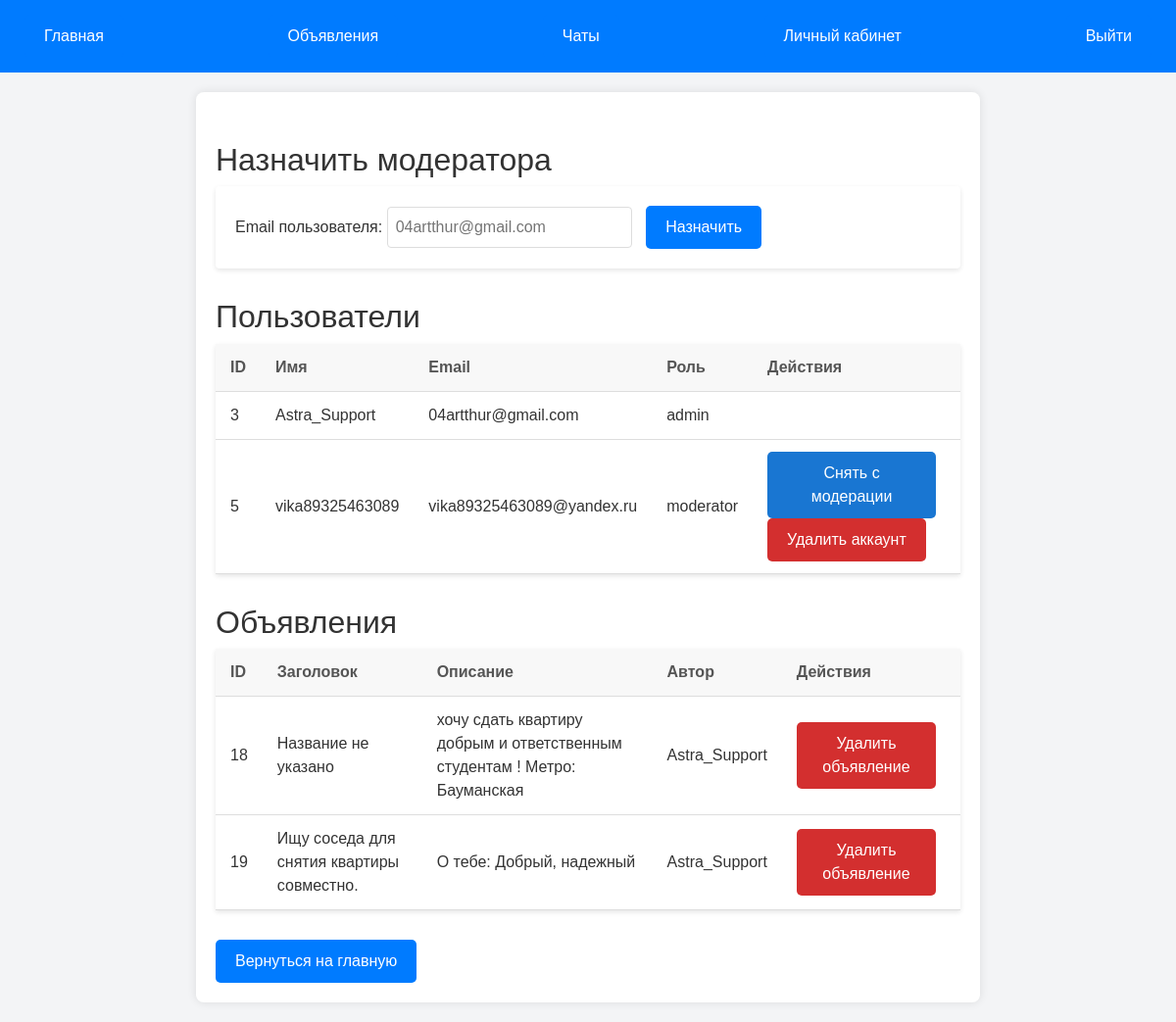
The app's page /moderation (signed in) with its own data.
### tables this page shows
CREATE TABLE users (
                id INTEGER PRIMARY KEY AUTOINCREMENT,
                username TEXT NOT NULL,
                email TEXT UNIQUE NOT NULL,
                password TEXT NOT NULL,
                fio TEXT DEFAULT '',
                phone TEXT DEFAULT '',
                about TEXT DEFAULT '',
                avatar TEXT DEFAULT 'static/default_avatar.png'
            , role TEXT DEFAULT 'user' CHECK(role IN ('user', 'moderator', 'admin')));

CREATE TABLE ads (
            id INTEGER PRIMARY KEY AUTOINCREMENT,
            title TEXT NOT NULL,
            description TEXT NOT NULL,
            user_id INTEGER NOT NULL, address TEXT, price REAL, phone TEXT, type TEXT DEFAULT 'general',
            FOREIGN KEY (user_id) REFERENCES users(id)
        );

### baummarkeyt.py (the view)
@app.route("/moderation")
def moderation():
    if "user_id" not in session:
        flash("Вы должны войти в систему!")
        return redirect(url_for("login"))
    user_id = session["user_id"]
    with sqlite3.connect("users.db") as conn:
        cursor = conn.cursor()
        cursor.execute("SELECT role FROM users WHERE id = ?", (user_id,))
        user = cursor.fetchone()
        if not user or user[0] not in ["moderator", "admin"]:
            flash("Доступ запрещен! Требуются права модератора или администратора.")
            return redirect(url_for("home"))
        cursor.execute("SELECT id, username, email, role FROM users")
        users = cursor.fetchall()
        cursor.execute("""
            SELECT ads.id, ads.title, ads.description, users.username
            FROM ads
            JOIN users ON ads.user_id = users.id
        """)
        ads = cursor.fetchall()
    return render_template("moderation.html", users=users, ads=ads)

### templates/moderation.html (shortened to what this page needs)
{% extends "base.html" %}
{% block content %}
<h2>Назначить модератора</h2>
{% if session.role == 'admin' %}
    <form action="{{ url_for('add_moderator') }}" method="POST" class="manual-form">
        <label for="email">Email пользователя:</label>
        <input type="email" name="email" id="email" placeholder="04artthur@gmail.com" required>
        <button type="submit" class="btn">Назначить</button>
    </form>
{% endif %}
<h2>Пользователи</h2>
<table>
    <tr>
        <th>ID</th>
        <th>Имя</th>
        <th>Email</th>
        <th>Роль</th>
        <th>Действия</th>
    </tr>
    {% for user in users %}
    <tr>
        <td>{{ user[0] }}</td>
        <td>{{ user[1] }}</td>
        <td>{{ user[2] }}</td>
        <td>{{ user[3] }}</td>
        <td>
            {% if session.role == 'admin' and user[3] == 'moderator' %}
            <form action="{{ url_for('remove_moderator') }}" method="POST" class="action-form">
                <button type="submit" class="btn btn-moderator">Снять с модерации</button>
            </form>
            {% endif %}
            {% if user[0] != session.user_id %}
            <form action="{{ url_for('delete_user_mod', user_id=user[0]) }}" method="POST" class="action-form">
                <button type="submit" class="btn btn-danger" onclick="return confirm('Вы уверены? Это действие нельзя отменить!');">Удалить аккаунт</button>
            </form>
            {% endif %}
        </td>
    </tr>
    {% endfor %}
</table>
<h2>Объявления</h2>
<table>
    <tr>
        <th>ID</th>
        <th>Заголовок</th>
        <th>Описание</th>
        <th>Автор</th>
        <th>Действия</th>
    </tr>
    {% for ad in ads %}
    <tr>
        <td>{{ ad[0] }}</td>
        <td>{{ ad[1] }}</td>
        <td>{{ ad[2] }}</td>
        <td>{{ ad[3] }}</td>
        <td>
            <form action="{{ url_for('delete_ad_mod', ad_id=ad[0]) }}" method="POST" class="action-form">
                <button type="submit" class="btn btn-danger" onclick="return confirm('Вы уверены?');">Удалить объявление</button>
            </form>
        </td>
    </tr>
    {% endfor %}
</table>
<a href="{{ url_for('home') }}" class="btn">Вернуться на главную</a>
{% endblock %}

### templates/base.html (shortened to what this page needs)
<!DOCTYPE html>
<html lang="en">
<head>
    <link href="https://cdn.jsdelivr.net/npm/bootstrap@5.3.0/dist/css/bootstrap.min.css" rel="stylesheet">
</head>
<body>
    <div class="navbar">
        <a href="/" class="btn">Главная</a>
        <a href="/ads" class="btn">Объявления</a>
        {% if session['user_id'] %}
            <a href="/chats" class="btn">Чаты</a>
            <a href="/cabinet" class="btn">Личный кабинет</a>
            <a href="/logout" class="btn">Выйти</a>
        {% else %}
            <a href="/login" class="btn">Вход</a>
            <a href="/register" class="btn">Регистрация</a>
        {% endif %}
    </div>
    <div class="container">
        {% block content %}
        {% endblock %}
    </div>
</body>
</html>

### templates/base.html (style rules this page uses)
body { font-family: Arial, sans-serif; margin: 0; padding: 0; background-color: #f3f4f6; color: #333; }
.navbar { background-color: #007bff; padding: 15px; display: flex; justify-content: space-between; align-items: center; }
.navbar a { text-decoration: none; margin: 0 10px; }
.btn { background-color: #007bff; color: #fff; border: none; padding: 10px 20px; text-decoration: none; border-radius: 5px; cursor: pointer; font-size: 16px; }
.container { max-width: 800px; margin: 20px auto; padding: 20px; background-color: #fff; box-shadow: 0px 0px 10px rgba(0, 0, 0, 0.1); border-radius: 8px; }

### templates/moderation.html (style rules this page uses)
h2 { color: #333; margin-top: 30px; }
table { width: 100%; border-collapse: collapse; margin-bottom: 30px; background-color: white; box-shadow: 0 2px 5px rgba(0,0,0,0.1); }
th, td { padding: 12px 15px; text-align: left; border-bottom: 1px solid #ddd; }
th { background-color: #f8f8f8; color: #555; }
.action-form { display: inline-block; margin-right: 10px; }
.btn-danger { background-color: #d32f2f; }
.btn-moderator { background-color: #1976d2; }
.manual-form { background-color: white; padding: 20px; border-radius: 4px; box-shadow: 0 2px 5px rgba(0,0,0,0.1); margin-bottom: 30px; }
.manual-form input[type="email"] { padding: 8px; width: 250px; margin-right: 10px; border: 1px solid #ddd; border-radius: 4px; }

### records on screen
users: id "3", username "Astra_Support", email "04artthur@gmail.com", role "admin"
users: id "5", username "vika89325463089", email "vika89325463089@yandex.ru", role "moderator"
ads: id "18", title "Название не указано", description "хочу сдать квартиру добрым и ответственным студентам ! Метро: Бауманская", username "Astra_Support"
ads: id "19", title "Ищу соседа для снятия квартиры совместно.", description "О тебе: Добрый, надежный", username "Astra_Support"
